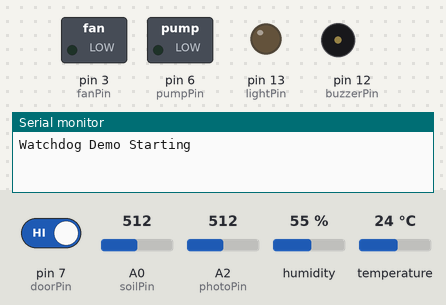
A sketch run on a simulated Arduino Uno, built with avr-gcc and run on an emulated ATmega328P. Shown: switched loads named in the sketch (green lamp = pin HIGH), output pins drawn as LEDs (lit = HIGH), buzzer (waves = sounding, pin HIGH), the last lines printed to the serial monitor. The test bench sets the inputs (shaded band); at power-on: A2 (photoPin) = 512, pin 7 (doorPin) HIGH, temperature 24 °C, A0 (soilPin) = 512, humidity 55 %. Pins used as bus, display or sensor lines are not drawn.

Above: at 4.2 s.
4.3 s: A2 (photoPin) set to 403
7.5 s: A2 (photoPin) set to 375
At 10.2 s:
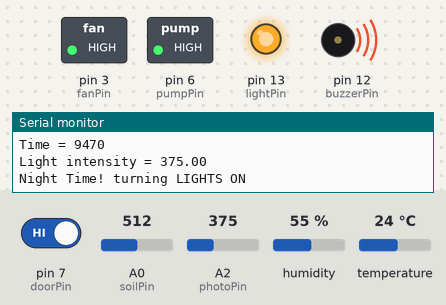
11.0 s: pin 7 (doorPin) driven LOW
At 12.9 s:
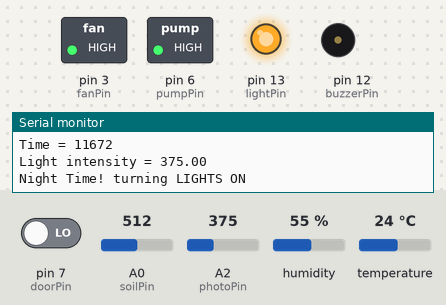
14.2 s: temperature set to 21 °C
At 16.6 s:
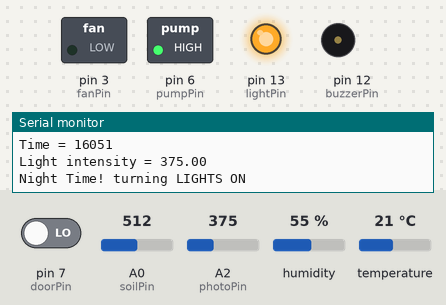
17.5 s: A0 (soilPin) set to 610
20.7 s: A0 (soilPin) set to 639
At 23.5 s:
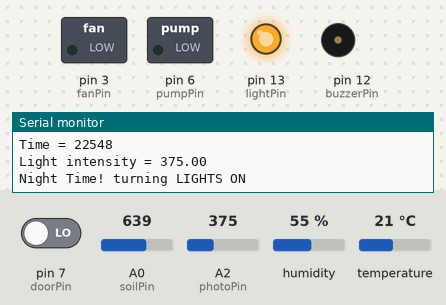
Timing chart, 0 to 24.9 s (numbered marks = the images above; inputs shaded):
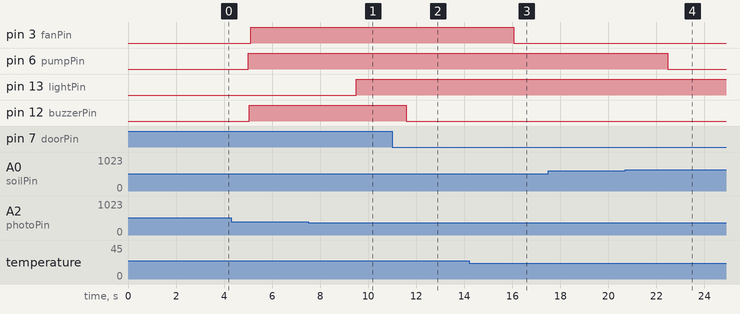

The sketch:

Greenhouse_control.ino
```cpp
#include<avr/wdt.h>
#include <dht11.h>
#include <OneWire.h>
#include <DallasTemperature.h>
//#include <arduino-timer.h>

unsigned long prevtime;
unsigned long currenttime;

// Sensor signal pins
const int soilPin = A0;//Declare a variable for the soil moisture sensor
int soilPower = 10;
const int doorPin = 7;
const int photoPin = A2;
#define DHT11PIN 4
#define ONE_WIRE_BUS 2

OneWire oneWire(ONE_WIRE_BUS);
DallasTemperature sensors(&oneWire);
dht11 DHT11;

//Sensor reading variables
int soilMoisture_val = 0; //value for storing moisture value
int doorState = 0;
float humidity = 0;
float dht_temperature = 0;
float ds_temperatureC=0;
float photoVal= 0;

// Controll pins

const int fanPin = 3;
const int lightPin = 13;
const int pumpPin = 6;
const int buzzerPin = 12;

//auto timer = timer_create_default(); // create a timer with default settings

void setup() {
  // put your setup code here, to run once:
  Serial.begin(9600); /* Define baud rate for serial communication */
  Serial.println("Watchdog Demo Starting");
  wdt_disable();  /* Disable the watchdog and wait for more than 2 seconds */
  delay(3000);  /* Done so that the Arduino doesn't keep resetting infinitely in case of wrong configuration */
  wdt_enable(WDTO_2S);
  /* Enable the watchdog with a timeout of 2 seconds */

  pinMode(soilPower, OUTPUT);//Set D7 as an OUTPUT
  digitalWrite(soilPower, LOW);//Set to LOW so no power is flowing through the sensor
  pinMode(doorPin, INPUT_PULLUP); // set arduino pin to input pull-up mode

  pinMode(fanPin, OUTPUT);
  digitalWrite(fanPin, LOW);
  pinMode(lightPin, OUTPUT);
  digitalWrite(lightPin, LOW);
  pinMode(pumpPin, OUTPUT);
  digitalWrite(pumpPin, LOW);
  pinMode(buzzerPin, OUTPUT);
  digitalWrite(buzzerPin, LOW);


  sensors.begin();
  prevtime = millis();

//  timer.at(1000, toggle_led);
}

void loop() {
  // put your main code here, to run repeatedly:
  currenttime = millis();
  //get soil moisture value from the function below and print it
  if (currenttime - prevtime >= 2000){
    currenttime = millis();
    Serial.print("Time = ");
    Serial.println(currenttime);
    readMoisture();

    currenttime = millis();
    Serial.print("Time = ");
    Serial.println(currenttime);

    readdoorState();

    currenttime = millis();
    Serial.print("Time = ");
    Serial.println(currenttime);

    readDHT();

    currenttime = millis();
    Serial.print("Time = ");
    Serial.println(currenttime);

//    ds18b20_temp();

    readLight();

    wdt_reset();
    prevtime = millis();
  }
  wdt_reset();
}


void readMoisture(){
  digitalWrite(soilPower, HIGH);//turn D7 "On"
//  delay(10);//wait 10 milliseconds
  soilMoisture_val = analogRead(soilPin);//Read the SIG value form sensor
  digitalWrite(soilPower, LOW);//turn D7 "Off"
  Serial.print("Soil Moisture = ");
  Serial.println(soilMoisture_val);
  if (soilMoisture_val >= 626){
    digitalWrite(pumpPin, LOW);
  }
  else{
    digitalWrite(pumpPin, HIGH);
    Serial.println("Dry soil! turning PUMP ON");
  }

}

int readdoorState(){
  doorState = digitalRead(doorPin);
  Serial.print("Door State = ");
  if (doorState) {
    Serial.println("Opened");
    digitalWrite(buzzerPin, HIGH);
  }
  else {
    Serial.println("Closed");
    digitalWrite(buzzerPin, LOW);
  }
}

void readDHT(){
  int chk = DHT11.read(DHT11PIN);
  humidity = DHT11.humidity;
  dht_temperature = DHT11.temperature;
//  Serial.print("Humidity (%): ");
//  Serial.println((float)DHT11.humidity, 2);
//
//  Serial.print("Temperature  (C): ");
//  Serial.println((float)DHT11.temperature, 2);
  Serial.print("Humidity (%) = ");
  Serial.println(humidity);
  Serial.print("DHT_Temperature  (C) = ");
  Serial.println(dht_temperature);

  if (dht_temperature >= 23 || humidity >= 70){
    digitalWrite(fanPin, HIGH);
    Serial.println("Too hot! turning FANS ON");
  }
  else{
    digitalWrite(fanPin, LOW);
  }
}

//void ds18b20_temp(){
//  sensors.requestTemperatures();
//
//  // Get the temperature in Celsius
//  ds_temperatureC = sensors.getTempCByIndex(0);
//
//  // Check if reading is valid
//  if (ds_temperatureC != DEVICE_DISCONNECTED_C) {
//    // Display temperature on Serial Monitor
//    Serial.print("ds18b20_Temperature: ");
//    Serial.print(ds_temperatureC);
//    Serial.println(" °C");
//  } else {
//    Serial.println("Error: Could not read temperature data");
//  }
//
//  if (ds_temperatureC >= 29 || humidity >= 60){
//    digitalWrite(fanPin, HIGH);
////    fanState = true;
////    timer.tick();
//  }
//  else{
//    digitalWrite(fanPin, LOW);
//  }
//}

void readLight(){
  photoVal = analogRead(photoPin);//Read the voltage value from sensor
  Serial.print("Light intensity = ");
  Serial.println(photoVal);
  if (photoVal >= 390){
    digitalWrite(lightPin, LOW);
  }
  else{
    digitalWrite(lightPin, HIGH);
    Serial.println("Night Time! turning LIGHTS ON");
  }
}
```

Measured:
- the behaviour switches between 390 and 389 on A2 (photoPin) (found by bisection; images 0 and 1)
- the behaviour switches between 23 and 22 °C on temperature (found by bisection; images 2 and 3)
- the behaviour switches between 625 and 626 on A0 (soilPin) (found by bisection; images 3 and 4)
- after the input at 7.5 s, pin 13 (lightPin): LOW → HIGH after 2.0 s
- after the input at 11.0 s, pin 12 (buzzerPin): HIGH → LOW after 0.58 s
- after the input at 14.2 s, pin 3 (fanPin): HIGH → LOW after 1.9 s
- after the input at 20.7 s, pin 6 (pumpPin): HIGH → LOW after 1.8 s
